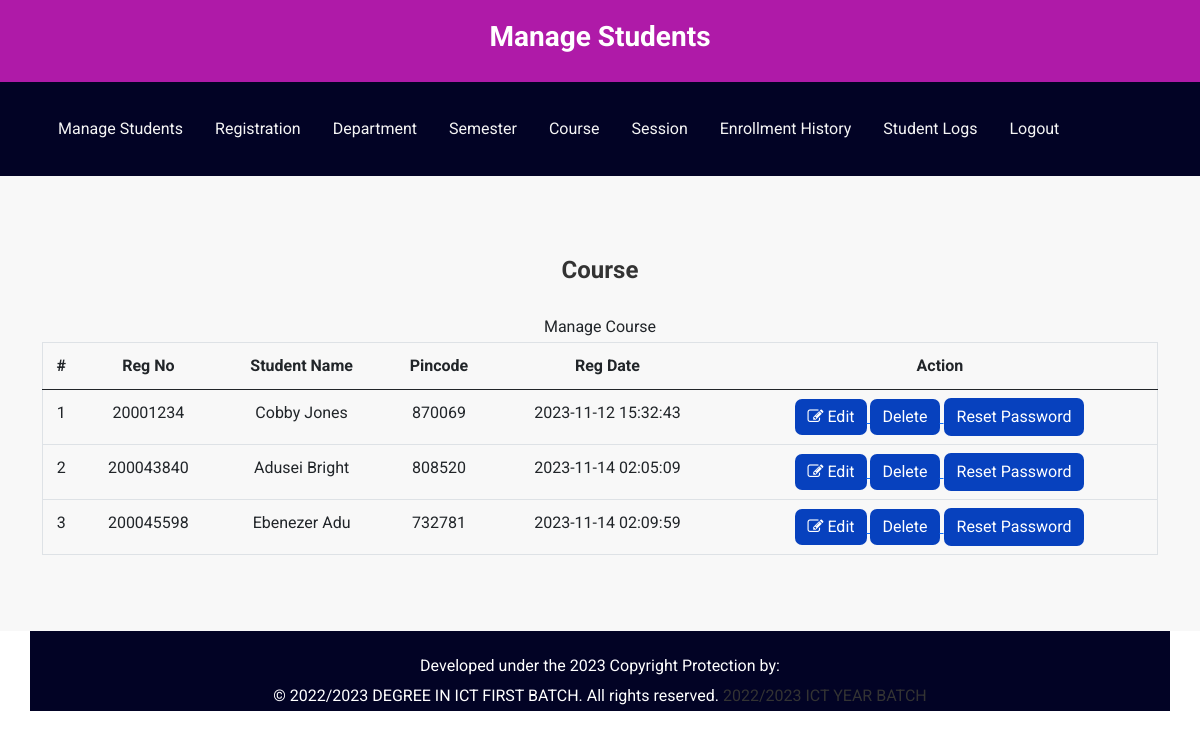
The app's page /onlinecourse/admin/manage-students.php (signed in) with its own data.
### tables this page shows
CREATE TABLE `students` (
  `StudentRegno` varchar(255) NOT NULL,
  `studentPhoto` varchar(255) DEFAULT NULL,
  `password` varchar(255) DEFAULT NULL,
  `surname` varchar(255) DEFAULT NULL,
  `firstname` varchar(255) DEFAULT NULL,
  `programme` varchar(255) DEFAULT NULL,
  `pincode` varchar(255) DEFAULT NULL,
  `session` varchar(255) DEFAULT NULL,
  `department` varchar(255) DEFAULT NULL,
  `semester` varchar(255) DEFAULT NULL,
  `creationdate` timestamp NULL DEFAULT current_timestamp(),
  `updationDate` varchar(255) DEFAULT NULL,
  `cleared` tinyint(1) DEFAULT 0,
  `level` int(11) DEFAULT NULL CHECK (`level` in (100,200,300,400))
);

### onlinecourse/admin/manage-students.php (the view, shortened to what this page needs)
<?php
include('includes/config.php');
if (strlen($_SESSION['alogin']) == 0) {
    header('location:index.php');
} else {
    ?>
    <!DOCTYPE html>
    <html xmlns="http://www.w3.org/1999/xhtml">
    <head>
        <link href="https://cdn.jsdelivr.net/npm/bootstrap@5.0.2/dist/css/bootstrap.min.css" rel="stylesheet"
>
        <link href="../assets/css/font-awesome.css" rel="stylesheet" />
        <link href="../assets/css/style.css" rel="stylesheet" />
    </head>
    <body>
        <div class="studensPortalHeader">
            <h1 class="studentPortal">Manage Students</h1>
        </div>
        <?php if ($_SESSION['alogin'] != "") {
            include('includes/menubar.php');
        }
        ?>
        <div class="content-wrapper">
            <div class="container">
                <div class="row">
                    <div class="col-md-12">
                        <h1 class="page-head-line">Course </h1>
                    </div>
                </div>
                <div class="row">
                    <div class="col-md-12">
                        <div class="panel panel-default">
                            <div class="panel-heading">
                                Manage Course
                            </div>
                            <div class="panel-body">
                                <div class="table-responsive table-bordered">
                                    <table class="table">
                                        <thead>
                                            <tr>
                                                <th>#</th>
                                                <th>Reg No </th>
                                                <th>Student Name </th>
                                                <th> Pincode</th>
                                                <th>Reg Date</th>
                                                <th>Action</th>
                                            </tr>
                                        </thead>
                                        <tbody>
                                            <?php
                                            $sql = mysqli_query($con, "select * from students");
                                            $cnt = 1;
                                            while ($row = mysqli_fetch_array($sql)) {
                                                ?>
                                                <tr>
                                                    <td>
                                                        <?php echo $cnt; ?>
                                                    </td>
                                                    <td>
                                                        <?php echo htmlentities($row['StudentRegno']); ?>
                                                    </td>
                                                    <td>
                                                        <?php echo htmlentities($row['surname'] . " " . $row['firstname']); ?>
                                                    </td>
                                                    <td>
                                                        <?php echo htmlentities($row['pincode']); ?>
                                                    </td>
                                                    <td>
                                                        <?php echo htmlentities($row['creationdate']); ?>
                                                    </td>
                                                    <td>
                                                        <a
                                                            href="edit-student-profile.php?id=<?php echo $row['StudentRegno'] ?>">
                                                            <button class="btn btn-primary"><i class="fa fa-edit "></i>
                                                                Edit</button> </a>
                                                        <a href="manage-students.php?id=<?php echo $row['StudentRegno'] ?>&del=delete"
                                                            onClick="return confirm('Are you sure you want to delete?')">
                                                            <button class="btn btn-primary">Delete</button>
                                                        </a>
                                                        <a href="manage-students.php?id=<?php echo $row['StudentRegno'] ?>&pass=update"
                                                            onClick="return confirm('Are you sure you want to reset password?')">
                                                            <button type="submit" name="submit" id="submit"
                                                                class="btn btn-default">Reset Password</button>
                                                        </a>
                                                    </td>
                                                </tr>
                                                <?php
                                                $cnt++;
                                            } ?>
                                        </tbody>
                                    </table>
                                </div>
                            </div>
                        </div>
                    </div>
                </div>
            </div>
        </div>
        <?php include('includes/footer.php'); ?>
    </body>
    </html>
<?php } ?>

### onlinecourse/assets/css/style.css (style rules this page uses)
* { padding: 0; box-sizing: border-box; background-color: transparent; }
:root { --primaryColor: #af1aa8; --smoothWhite: rgb(247, 237, 246); --seconddary:#020325; }
body { font-family: 'Roboto', sans-serif; line-height: 30px; }
.btn { border-radius: 7px; background-color: rgb(7, 65, 190) !important; color: white; font-weight: 400; }
.studensPortalHeader { background-color: var(--primaryColor); color: #fff; padding: 20px; text-align: center; }
.studentPortal { font-size: 28px; font-weight: bold; }
.content-wrapper { background-color: #f8f8f8; padding: 60px 0; text-align: center; }
.page-head-line { font-size: 24px; font-weight: bold; color: #333; }
.btn-primary { background-color: #007bff; border: none; color: #fff; }
.col-md-12 { margin-top: 20px; text-align: center; }

### records on screen
students: StudentRegno "20001234", surname+firstname "Cobby Jones", pincode "870069", creationdate "2023-11-12 15:32:43"
students: StudentRegno "200043840", surname+firstname "Adusei Bright", pincode "808520", creationdate "2023-11-14 02:05:09"
students: StudentRegno "200045598", surname+firstname "Ebenezer Adu", pincode "732781", creationdate "2023-11-14 02:09:59"
